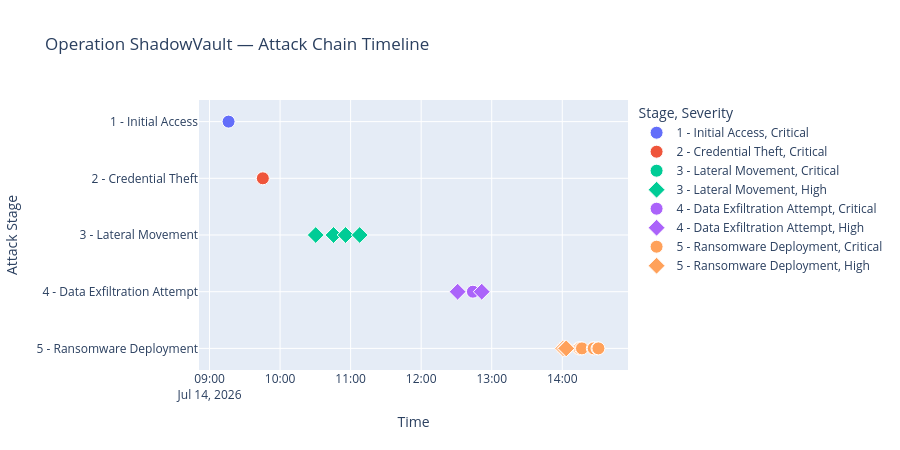

Source (notebook cell):
### Markdown cell above
**Attack timeline** — every alert plotted chronologically, colored by stage.

### Code cell
fig = px.scatter(
    timeline, x="Timestamp", y="Stage", color="Stage", symbol="Severity",
    hover_data=["Hostname", "Account", "Technique", "MITRE_ID"],
    title="Operation ShadowVault — Attack Chain Timeline",
    height=450,
)
fig.update_traces(marker=dict(size=13, line=dict(width=1, color="white")))
fig.update_layout(showlegend=True, xaxis_title="Time", yaxis_title="Attack Stage")
fig.show()

### Figure 1 — Plotly figure (JSON) as saved in the notebook; plotly's stock layout.template omitted (floating-point values rounded to 4 significant figures)
{"data": [{"customdata": [["WKS-FIN-07", "s.jenkins", "Office application spawned scripting engine with obfuscation flags", "T1566.001 / T1204.002 / T1059.001"]], "hovertemplate": "Stage=%{y}<br>Severity=Critical<br>Timestamp=%{x}<br>Hostname=%{customdata[0]}<br>Account=%{customdata[1]}<br>Technique=%{customdata[2]}<br>MITRE_ID=%{customdata[3]}<extra></extra>", "legendgroup": "1 - Initial Access, Critical", "marker": {"color": "#636efa", "line": {"color": "white", "width": 1}, "size": 13, "symbol": "circle"}, "mode": "markers", "name": "1 - Initial Access, Critical", "orientation": "v", "showlegend": true, "type": "scatter", "x": ["2026-07-14T09:16:12.000000"], "xaxis": "x", "y": ["1 - Initial Access"], "yaxis": "y"}, {"customdata": [["WKS-FIN-07", "s.jenkins", "Process accessed LSASS memory with a credential-dumping access mask", "T1003.001"], ["WKS-FIN-07", "s.jenkins", "Suspected LSASS memory dump artifact written to disk", "T1003.001"]], "hovertemplate": "Stage=%{y}<br>Severity=Critical<br>Timestamp=%{x}<br>Hostname=%{customdata[0]}<br>Account=%{customdata[1]}<br>Technique=%{customdata[2]}<br>MITRE_ID=%{customdata[3]}<extra></extra>", "legendgroup": "2 - Credential Theft, Critical", "marker": {"color": "#EF553B", "line": {"color": "white", "width": 1}, "size": 13, "symbol": "circle"}, "mode": "markers", "name": "2 - Credential Theft, Critical", "orientation": "v", "showlegend": true, "type": "scatter", "x": ["2026-07-14T09:45:09.000000", "2026-07-14T09:45:20.000000"], "xaxis": "x", "y": ["2 - Credential Theft", "2 - Credential Theft"], "yaxis": "y"}, {"customdata": [["SRV-FILE-01", "j.alvarez", "Single account authenticated to multiple hosts in a short window", "T1021.002"]], "hovertemplate": "Stage=%{y}<br>Severity=Critical<br>Timestamp=%{x}<br>Hostname=%{customdata[0]}<br>Account=%{customdata[1]}<br>Technique=%{customdata[2]}<br>MITRE_ID=%{customdata[3]}<extra></extra>", "legendgroup": "3 - Lateral Movement, Critical", "marker": {"color": "#00cc96", "line": {"color": "white", "width": 1}, "size": 13, "symbol": "circle"}, "mode": "markers", "name": "3 - Lateral Movement, Critical", "orientation": "v", "showlegend": true, "type": "scatter", "x": ["2026-07-14T10:55:34.000000"], "xaxis": "x", "y": ["3 - Lateral Movement"], "yaxis": "y"}, {"customdata": [["WKS-ENG-12", "j.alvarez", "Remote service installed (PsExec-style execution)", "T1569.002"], ["WKS-HR-03", "j.alvarez", "Remote service installed (PsExec-style execution)", "T1569.002"], ["SRV-FILE-01", "j.alvarez", "Remote service installed (PsExec-style execution)", "T1569.002"], ["SRV-DC-01", "j.alvarez", "Remote service installed (PsExec-style execution)", "T1569.002"]], "hovertemplate": "Stage=%{y}<br>Severity=High<br>Timestamp=%{x}<br>Hostname=%{customdata[0]}<br>Account=%{customdata[1]}<br>Technique=%{customdata[2]}<br>MITRE_ID=%{customdata[3]}<extra></extra>", "legendgroup": "3 - Lateral Movement, High", "marker": {"color": "#00cc96", "line": {"color": "white", "width": 1}, "size": 13, "symbol": "diamond"}, "mode": "markers", "name": "3 - Lateral Movement, High", "orientation": "v", "showlegend": true, "type": "scatter", "x": ["2026-07-14T10:30:20.000000", "2026-07-14T10:45:28.000000", "2026-07-14T10:55:43.000000", "2026-07-14T11:07:43.000000"], "xaxis": "x", "y": ["3 - Lateral Movement", "3 - Lateral Movement", "3 - Lateral Movement", "3 - Lateral Movement"], "yaxis": "y"}, {"customdata": [["10.10.5.10", "n/a", "Anomalously large outbound transfer to external host (NOT blocked)", "T1041"]], "hovertemplate": "Stage=%{y}<br>Severity=Critical<br>Timestamp=%{x}<br>Hostname=%{customdata[0]}<br>Account=%{customdata[1]}<br>Technique=%{customdata[2]}<br>MITRE_ID=%{customdata[3]}<extra></extra>", "legendgroup": "4 - Data Exfiltration Attempt, Critical", "marker": {"color": "#ab63fa", "line": {"color": "white", "width": 1}, "size": 13, "symbol": "circle"}, "mode": "markers", "name": "4 - Data Exfiltration Attempt, Critical", "orientation": "v", "showlegend": true, "type": "scatter", "x": ["2026-07-14T12:44:00.000000"], "xaxis": "x", "y": ["4 - Data Exfiltration Attempt"], "yaxis": "y"}, {"customdata": [["SRV-FILE-01", "j.alvarez", "Archive utility used to stage data (likely pre-exfil compression)", "T1560"], ["10.10.5.10", "n/a", "Anomalously large outbound transfer to external host (blocked at perimeter)", "T1041"]], "hovertemplate": "Stage=%{y}<br>Severity=High<br>Timestamp=%{x}<br>Hostname=%{customdata[0]}<br>Account=%{customdata[1]}<br>Technique=%{customdata[2]}<br>MITRE_ID=%{customdata[3]}<extra></extra>", "legendgroup": "4 - Data Exfiltration Attempt, High", "marker": {"color": "#ab63fa", "line": {"color": "white", "width": 1}, "size": 13, "symbol": "diamond"}, "mode": "markers", "name": "4 - Data Exfiltration Attempt, High", "orientation": "v", "showlegend": true, "type": "scatter", "x": ["2026-07-14T12:31:00.000000", "2026-07-14T12:51:30.000000"], "xaxis": "x", "y": ["4 - Data Exfiltration Attempt", "4 - Data Exfiltration Attempt"], "yaxis": "y"}, {"customdata": [["WKS-ENG-12", "j.alvarez", "Volume shadow copies deleted (backup/recovery sabotage)", "T1490"], ["SRV-FILE-01", "j.alvarez", "Volume shadow copies deleted (backup/recovery sabotage)", "T1490"], ["WKS-FIN-07", "j.alvarez", "Volume shadow copies deleted (backup/recovery sabotage)", "T1490"], ["WKS-HR-03", "j.alvarez", "Volume shadow copies deleted (backup/recovery sabotage)", "T1490"], ["WKS-ENG-12", "j.alvarez", "Mass file rename to a single unfamiliar extension (consistent with encryption)", "T1486"], ["WKS-ENG-12", "j.alvarez", "Ransom note file created", "T1486"], ["WKS-HR-03", "j.alvarez", "Mass file rename to a single unfamiliar extension (consistent with encryption)", "T1486"], ["WKS-HR-03", "j.alvarez", "Ransom note file created", "T1486"], ["SRV-FILE-01", "j.alvarez", "Mass file rename to a single unfamiliar extension (consistent with encryption)", "T1486"], ["SRV-FILE-01", "j.alvarez", "Ransom note file created", "T1486"], ["WKS-FIN-07", "j.alvarez", "Mass file rename to a single unfamiliar extension (consistent with encryption)", "T1486"], ["WKS-FIN-07", "j.alvarez", "Ransom note file created", "T1486"]], "hovertemplate": "Stage=%{y}<br>Severity=Critical<br>Timestamp=%{x}<br>Hostname=%{customdata[0]}<br>Account=%{customdata[1]}<br>Technique=%{customdata[2]}<br>MITRE_ID=%{customdata[3]}<extra></extra>", "legendgroup": "5 - Ransomware Deployment, Critical", "marker": {"color": "#FFA15A", "line": {"color": "white", "width": 1}, "size": 13, "symbol": "circle"}, "mode": "markers", "name": "5 - Ransomware Deployment, Critical", "orientation": "v", "showlegend": true, "type": "scatter", "x": ["2026-07-14T14:00:39.000000", "2026-07-14T14:00:54.000000", "2026-07-14T14:02:43.000000", "2026-07-14T14:03:21.000000", "2026-07-14T14:14:00.000000", "2026-07-14T14:14:45.000000", "2026-07-14T14:16:00.000000", "2026-07-14T14:16:45.000000", "2026-07-14T14:26:00.000000", "2026-07-14T14:26:45.000000", "2026-07-14T14:30:00.000000", "2026-07-14T14:30:45.000000"], "xaxis": "x", "y": ["5 - Ransomware Deployment", "5 - Ransomware Deployment", "5 - Ransomware Deployment", "5 - Ransomware Deployment", "5 - Ransomware Deployment", "5 - Ransomware Deployment", "5 - Ransomware Deployment", "5 - Ransomware Deployment", "5 - Ransomware Deployment", "5 - Ransomware Deployment", "5 - Ransomware Deployment", "5 - Ransomware Deployment"], "yaxis": "y"}, {"customdata": [["WKS-ENG-12", "j.alvarez", "Security audit log cleared (anti-forensics)", "T1070.001"], ["SRV-FILE-01", "j.alvarez", "Security audit log cleared (anti-forensics)", "T1070.001"], ["WKS-FIN-07", "j.alvarez", "Security audit log cleared (anti-forensics)", "T1070.001"], ["WKS-HR-03", "j.alvarez", "Security audit log cleared (anti-forensics)", "T1070.001"]], "hovertemplate": "Stage=%{y}<br>Severity=High<br>Timestamp=%{x}<br>Hostname=%{customdata[0]}<br>Account=%{customdata[1]}<br>Technique=%{customdata[2]}<br>MITRE_ID=%{customdata[3]}<extra></extra>", "legendgroup": "5 - Ransomware Deployment, High", "marker": {"color": "#FFA15A", "line": {"color": "white", "width": 1}, "size": 13, "symbol": "diamond"}, "mode": "markers", "name": "5 - Ransomware Deployment, High", "orientation": "v", "showlegend": true, "type": "scatter", "x": ["2026-07-14T14:00:39.000000", "2026-07-14T14:00:54.000000", "2026-07-14T14:02:43.000000", "2026-07-14T14:03:21.000000"], "xaxis": "x", "y": ["5 - Ransomware Deployment", "5 - Ransomware Deployment", "5 - Ransomware Deployment", "5 - Ransomware Deployment"], "yaxis": "y"}], "layout": {"height": 450, "legend": {"title": {"text": "Stage, Severity"}, "tracegroupgap": 0}, "showlegend": true, "title": {"text": "Operation ShadowVault — Attack Chain Timeline"}, "xaxis": {"anchor": "y", "domain": [0, 1], "title": {"text": "Time"}}, "yaxis": {"anchor": "x", "categoryarray": ["5 - Ransomware Deployment", "4 - Data Exfiltration Attempt", "3 - Lateral Movement", "2 - Credential Theft", "1 - Initial Access"], "categoryorder": "array", "domain": [0, 1], "title": {"text": "Attack Stage"}}}}
